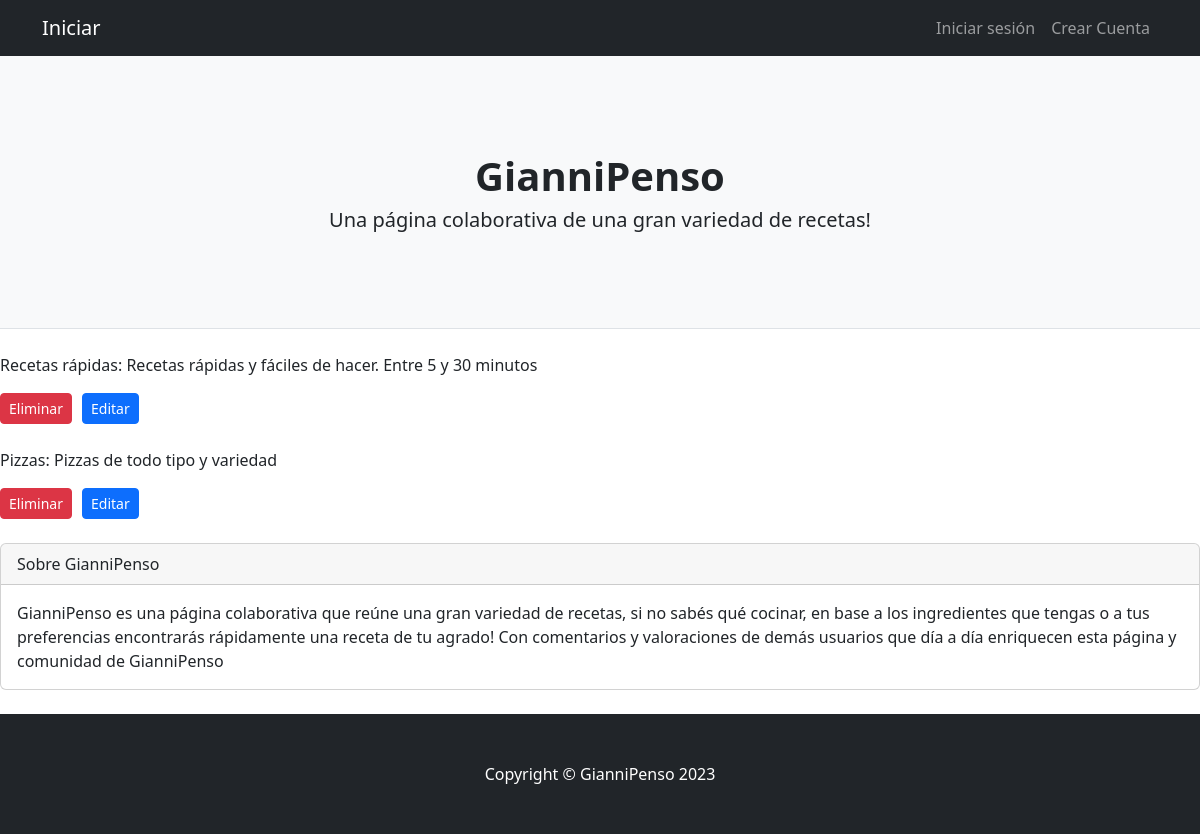
/AppRecetas/categorias-list/, run on an earlier commit of the app's database.
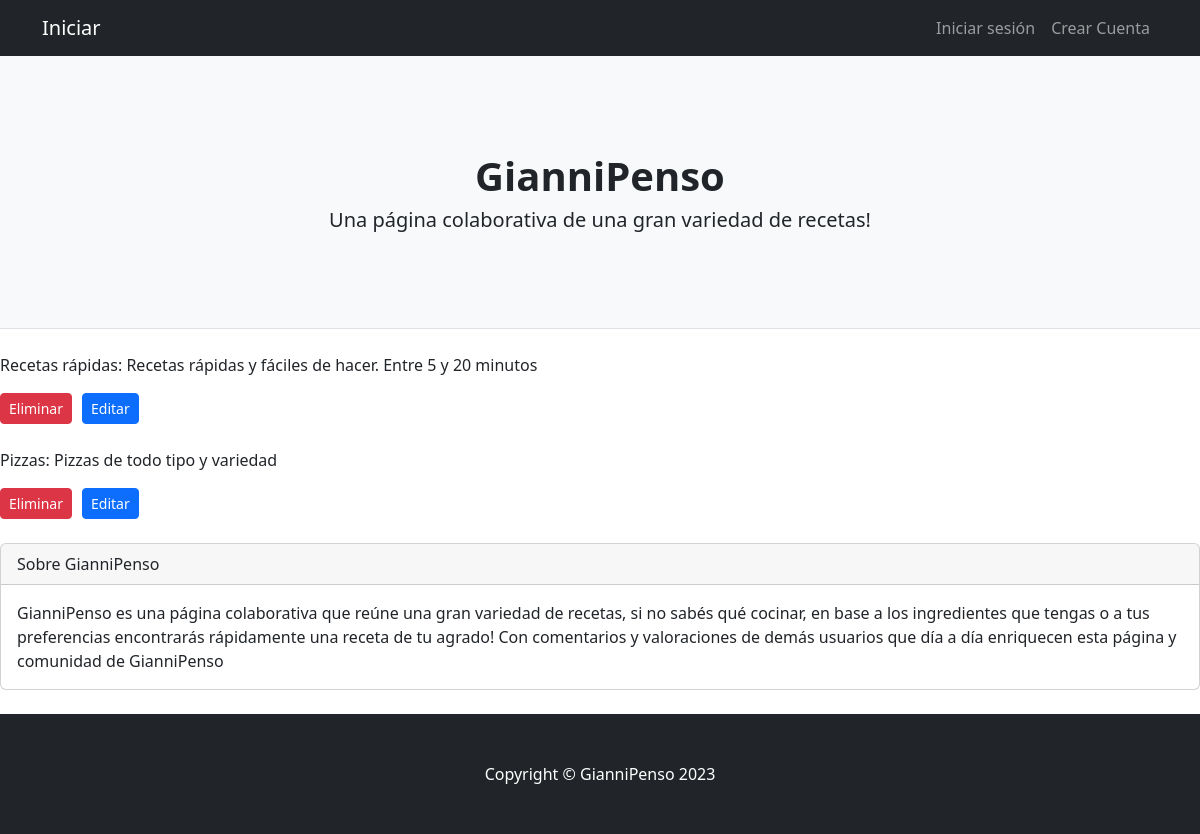
And on a later commit of the database.
### AppRecetas/models.py (models this page shows, shortened)
class Categoría(models.Model):
    nombre = models.CharField(max_length=20)
    descripcion = models.CharField(max_length=100)

### AppRecetas/class_views.py (the view)
# urls.py: path('categorias-list/', class_views.CategoriaListView.as_view(), name="Categorias"),
class CategoriaListView (ListView):
    model = Categoría
    template_name = "AppRecetas/categorias_list.html"

### AppRecetas/templates/AppRecetas/categorias_list.html
{% extends 'AppRecetas/base.html' %}
{% load static %}
{% block main %}
{% for categoria in object_list %}
    <p class="text-lg">{{ categoria.nombre }}: {{categoria.descripcion}}</p>
    <div class="row">
        <div class="col-md-12">
            <div class="d-flex justify-content-start">
                <a class="btn btn-danger btn-sm btn-space" href="{% url 'DeleteC' categoria.id %}">Eliminar</a>
                <a class="btn btn-primary btn-sm" href="{% url 'UpdateC' categoria.id %}">Editar</a>
            </div>
        </div>
    </div>
    <br>
{% endfor %}
{% endblock main %}

What changed in the data, as far as the page shows it:
changed Categoría "Recetas rápidas": descripcion "Recetas rápidas y fáciles de hacer. Entre 5 y 30 minutos" → "Recetas rápidas y fáciles de hacer. Entre 5 y 20 minutos"
